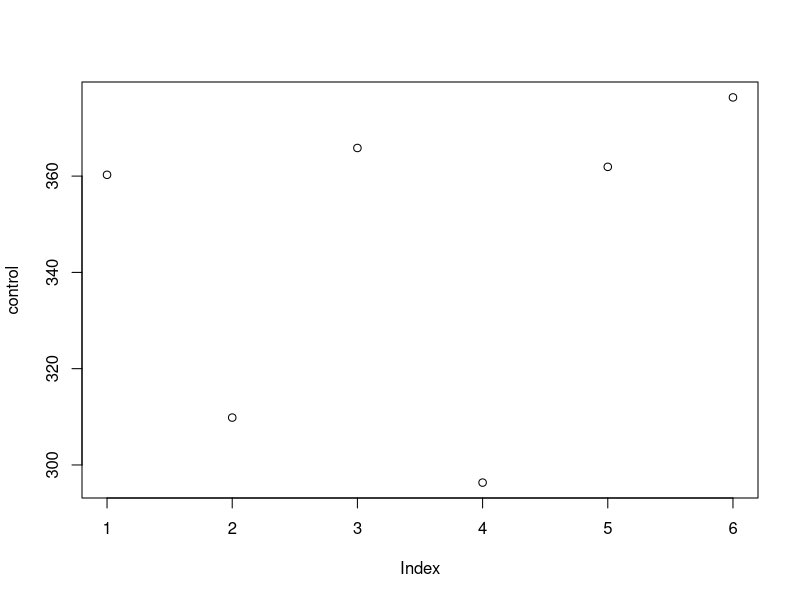
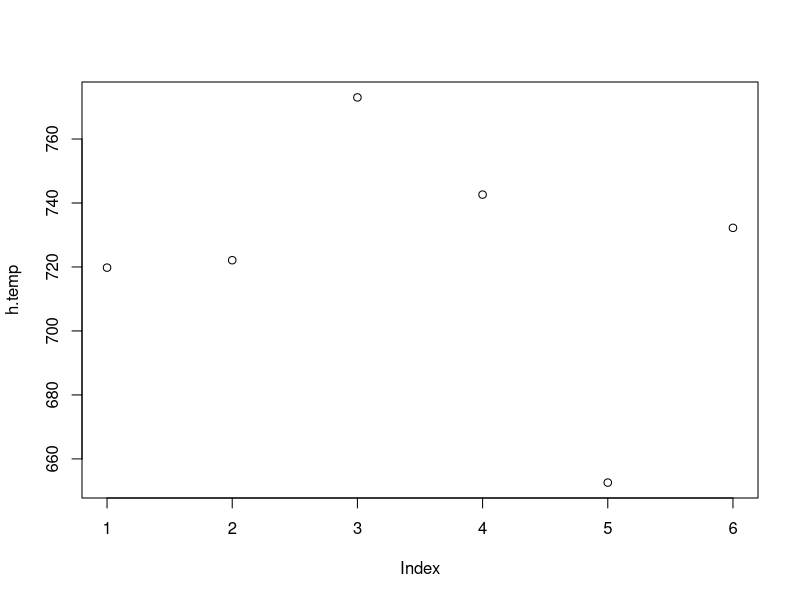
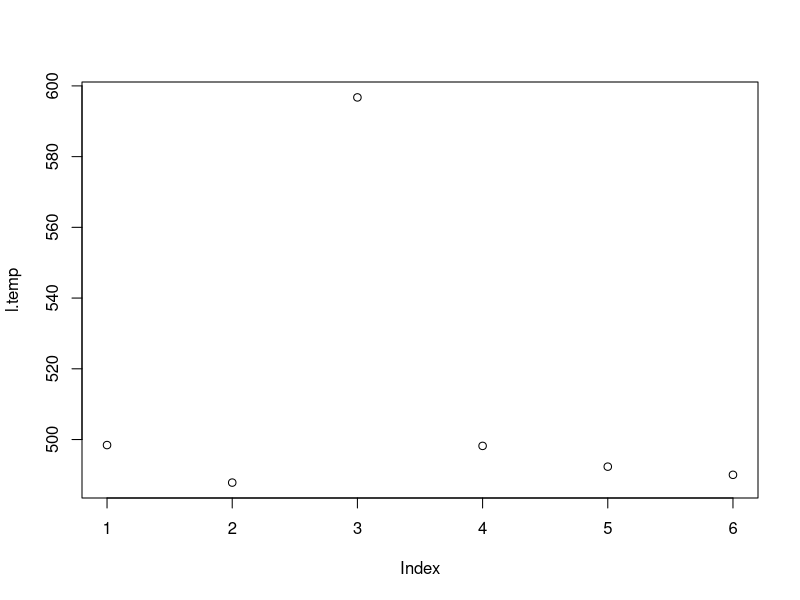
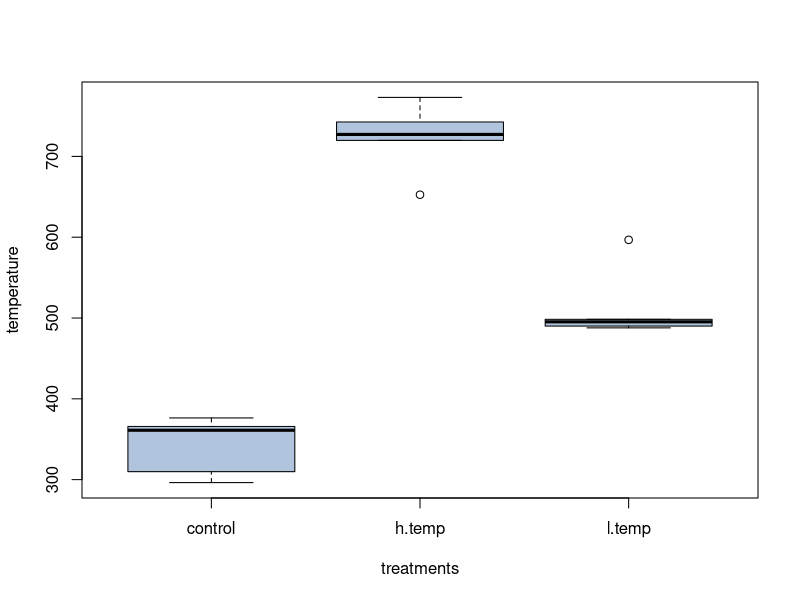

Recreate these plots in R, in order.
## ---- chunk 1
knitr::opts_chunk$set(echo = TRUE)
## ---- chunk 2

#based on Biochar 4 Crops lettuce data

library(stats)
library(dplyr)
library(tidyverse)
library(ggplot2)
## ---- chunk 3
n=6
# n is the sample size
control<-rnorm(n, mean=350, sd=50)
#the control temperature variation
l.temp<-rnorm(n, mean=500, sd=50)
#low temperature variation 
h.temp<-rnorm(n, mean=700, sd=50)
# high temperatur variation

  dataFrame <- data.frame(control,l.temp,h.temp)
  # full data frame
  summary(control)
  summary(h.temp)
  summary(l.temp)
  # summary of the vectors
## ---- chunk 4
  newdata<-pivot_longer(dataFrame,cols= everything(), names_to = "treatments", values_to="temperature")
  print(newdata)
  # pivoted data set to be used in the boxplot, easily manipulated
## ---- chunk 5
  plot(control)
  plot(h.temp)
  plot(l.temp)
## ---- chunk 6
boxplot(newdata$temperature ~ newdata$treatments, 
        xlab= "treatments",
        ylab= "temperature",
        col = "lightsteelblue"
)
summary(aov(newdata$temperature~newdata$treatments)) 
# p-value = 6.26e-8
#as the sample becomes larger the test becomes more significant as a lower value each time the sample size is increased. 
# even with a value of 2 the data is still significant. the test resulted in p-value= 0.0255.

